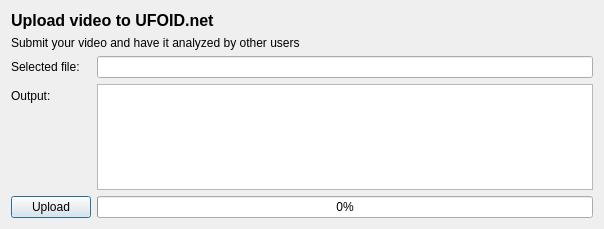
<?xml version="1.0" encoding="UTF-8"?>
<ui version="4.0">
 <class>VideoUploaderDialog</class>
 <widget class="QDialog" name="VideoUploaderDialog">
  <property name="geometry">
   <rect>
    <x>0</x>
    <y>0</y>
    <width>604</width>
    <height>229</height>
   </rect>
  </property>
  <property name="windowTitle">
   <string>Dialog</string>
  </property>
  <layout class="QVBoxLayout" name="verticalLayout">
   <item>
    <widget class="QLabel" name="label_3">
     <property name="font">
      <font>
       <pointsize>12</pointsize>
       <weight>75</weight>
       <bold>true</bold>
      </font>
     </property>
     <property name="text">
      <string>Upload video to UFOID.net</string>
     </property>
    </widget>
   </item>
   <item>
    <widget class="QLabel" name="label_4">
     <property name="text">
      <string>Submit your video and have it analyzed by other users</string>
     </property>
    </widget>
   </item>
   <item>
    <layout class="QFormLayout" name="formLayout_2">
     <item row="0" column="0">
      <widget class="QLabel" name="label">
       <property name="text">
        <string>Selected file:</string>
       </property>
      </widget>
     </item>
     <item row="0" column="1">
      <widget class="QLineEdit" name="lineFile">
       <property name="readOnly">
        <bool>true</bool>
       </property>
      </widget>
     </item>
     <item row="1" column="0">
      <widget class="QLabel" name="label_2">
       <property name="text">
        <string>Output:</string>
       </property>
      </widget>
     </item>
     <item row="1" column="1">
      <widget class="QTextBrowser" name="textBrowser">
       <property name="readOnly">
        <bool>false</bool>
       </property>
      </widget>
     </item>
     <item row="2" column="0">
      <widget class="QPushButton" name="buttonUpload">
       <property name="text">
        <string>Upload</string>
       </property>
      </widget>
     </item>
     <item row="2" column="1">
      <widget class="QProgressBar" name="progressBar">
       <property name="enabled">
        <bool>true</bool>
       </property>
       <property name="value">
        <number>0</number>
       </property>
      </widget>
     </item>
    </layout>
   </item>
  </layout>
 </widget>
 <resources/>
 <connections/>
</ui>
